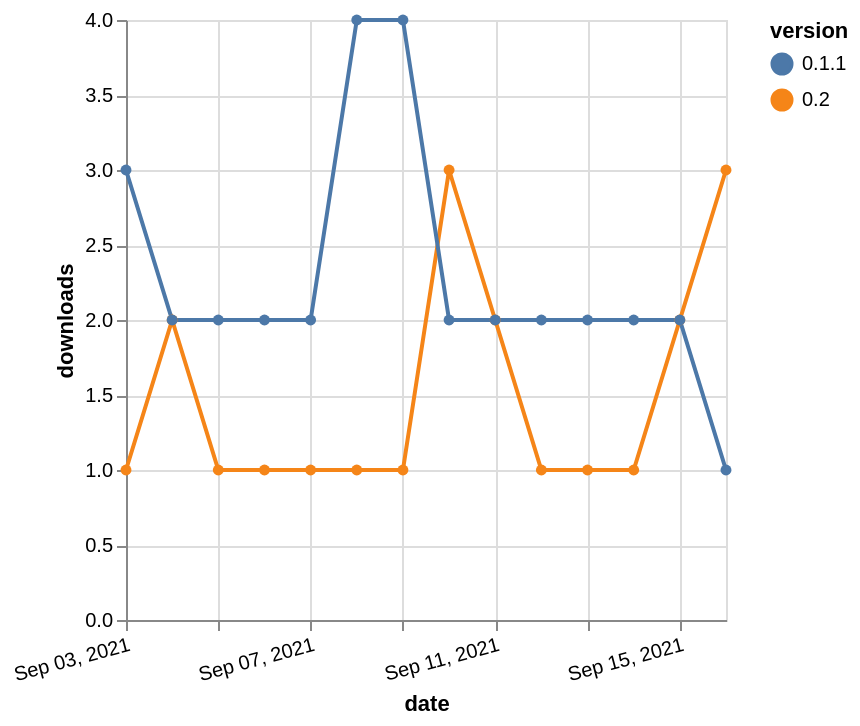

Specify this chart in Vega-Lite:
### Vega-Lite specification from a JSON file in a GitHub repository (floating-point values rounded to 4 significant figures)
{"$schema": "https://vega.github.io/schema/vega-lite/v5.json", "description": "A simple bar chart with embedded data.", "data": {"values": [{"date": "2021-09-03", "total": 705, "delta": 1, "version": "0.2"}, {"date": "2021-09-04", "total": 707, "delta": 2, "version": "0.2"}, {"date": "2021-09-05", "total": 708, "delta": 1, "version": "0.2"}, {"date": "2021-09-06", "total": 709, "delta": 1, "version": "0.2"}, {"date": "2021-09-07", "total": 710, "delta": 1, "version": "0.2"}, {"date": "2021-09-08", "total": 711, "delta": 1, "version": "0.2"}, {"date": "2021-09-09", "total": 712, "delta": 1, "version": "0.2"}, {"date": "2021-09-10", "total": 715, "delta": 3, "version": "0.2"}, {"date": "2021-09-11", "total": 717, "delta": 2, "version": "0.2"}, {"date": "2021-09-12", "total": 718, "delta": 1, "version": "0.2"}, {"date": "2021-09-13", "total": 719, "delta": 1, "version": "0.2"}, {"date": "2021-09-14", "total": 720, "delta": 1, "version": "0.2"}, {"date": "2021-09-15", "total": 722, "delta": 2, "version": "0.2"}, {"date": "2021-09-16", "total": 725, "delta": 3, "version": "0.2"}, {"date": "2021-09-03", "total": 3651, "delta": 3, "version": "0.1.1"}, {"date": "2021-09-04", "total": 3653, "delta": 2, "version": "0.1.1"}, {"date": "2021-09-05", "total": 3655, "delta": 2, "version": "0.1.1"}, {"date": "2021-09-06", "total": 3657, "delta": 2, "version": "0.1.1"}, {"date": "2021-09-07", "total": 3659, "delta": 2, "version": "0.1.1"}, {"date": "2021-09-08", "total": 3663, "delta": 4, "version": "0.1.1"}, {"date": "2021-09-09", "total": 3667, "delta": 4, "version": "0.1.1"}, {"date": "2021-09-10", "total": 3669, "delta": 2, "version": "0.1.1"}, {"date": "2021-09-11", "total": 3671, "delta": 2, "version": "0.1.1"}, {"date": "2021-09-12", "total": 3673, "delta": 2, "version": "0.1.1"}, {"date": "2021-09-13", "total": 3675, "delta": 2, "version": "0.1.1"}, {"date": "2021-09-14", "total": 3677, "delta": 2, "version": "0.1.1"}, {"date": "2021-09-15", "total": 3679, "delta": 2, "version": "0.1.1"}, {"date": "2021-09-16", "total": 3680, "delta": 1, "version": "0.1.1"}]}, "width": "container", "mark": {"type": "line", "point": {"filled": true}}, "encoding": {"x": {"field": "date", "type": "temporal", "timeUnit": "yearmonthdate", "title": "date", "axis": {"labelAngle": -15}}, "y": {"field": "delta", "type": "quantitative", "title": "downloads"}, "color": {"field": "version", "type": "nominal"}, "tooltip": {"field": "delta"}}}
